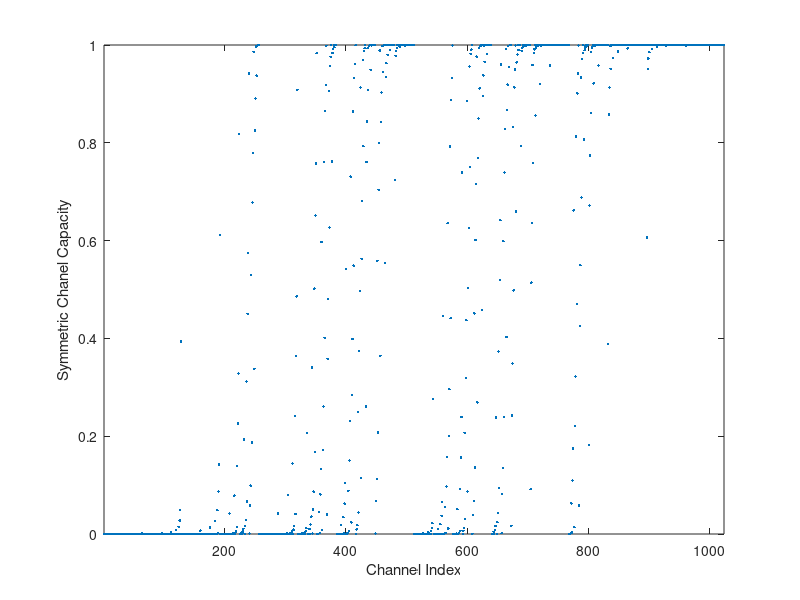
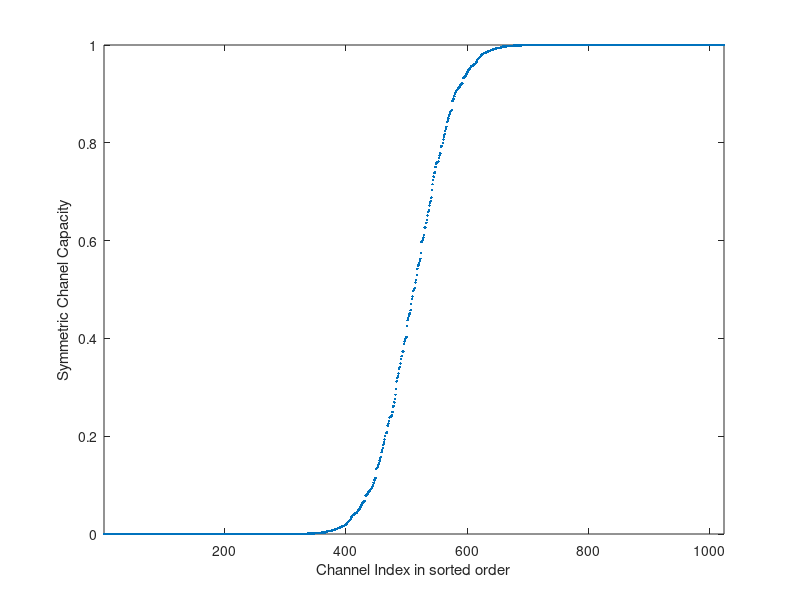

The MATLAB script that drew these images, in order:
N = 1024;
n = log2(N);

p = 0.5;
pval = zeros(1,N);
cval = zeros(1,N);
pval(1) = p;
for i = 2:n+1
    for j = 1:2^(i-2)
        cval(2*j - 1) = pval(j)^2;
        cval(2*j) = 2*pval(j) - pval(j)^2;
    end
    pval = cval;
end
% disp(y);
y = fliplr(1 - cval);
index = find(y>0.6);
disp(index);
figure(1)
plot(y,'.');
xlabel('Channel Index');
ylabel('Symmetric Chanel Capacity');
xlim([1 N]);

figure(2)
plot(sort(y),'.');
xlabel('Channel Index in sorted order');
ylabel('Symmetric Chanel Capacity');
xlim([1 N]);